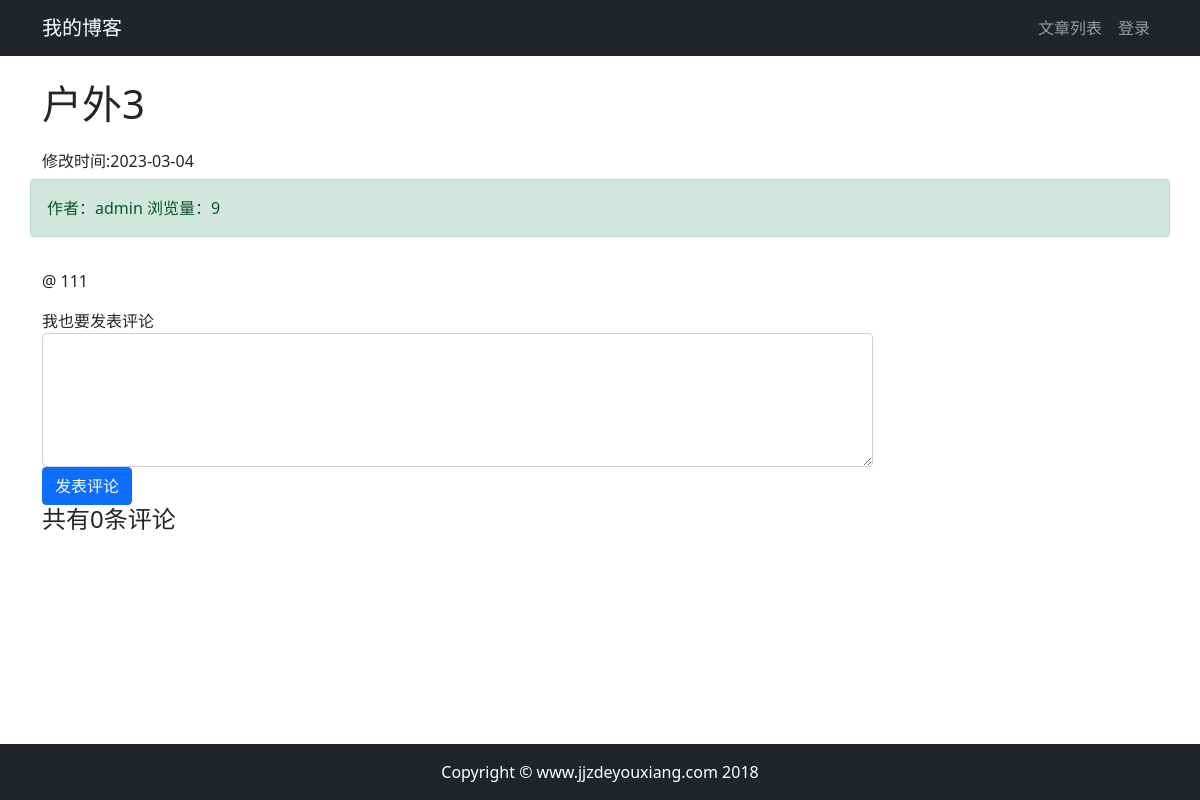
The app's page /article/article_detail/4/, older data.
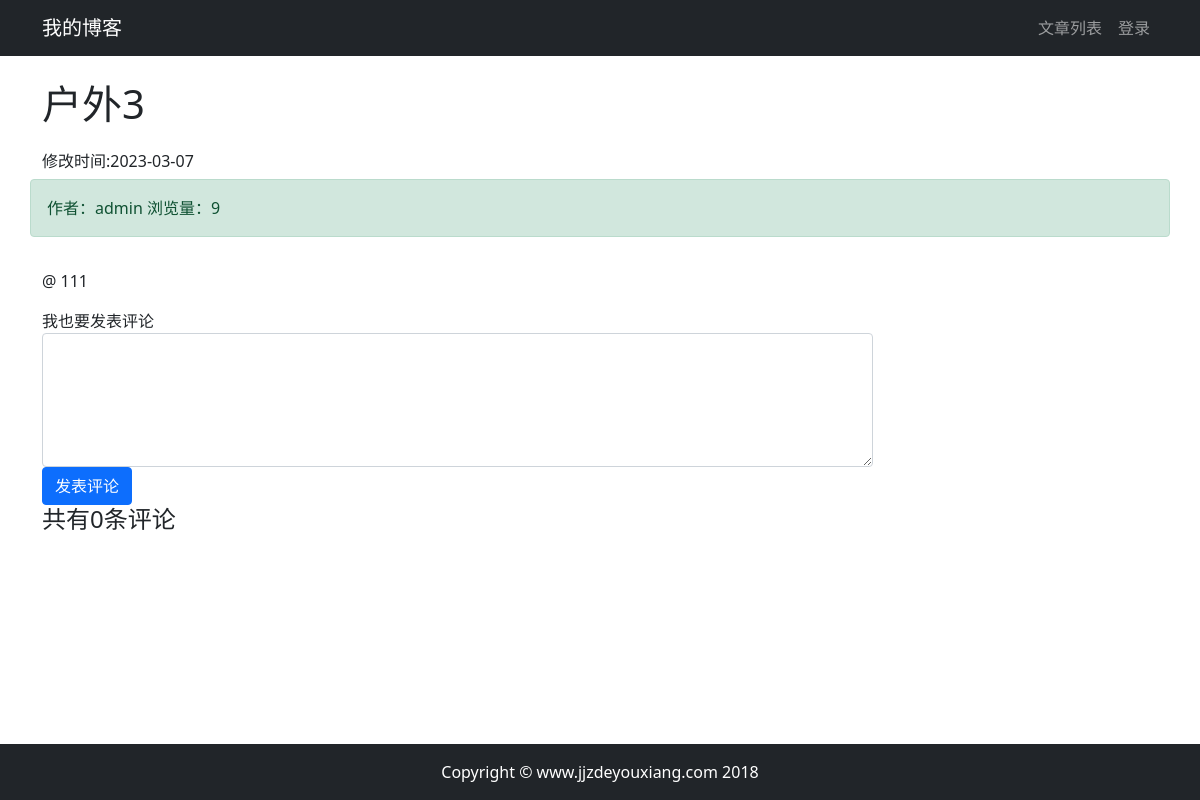
The same page, newer data.
### article/models.py (models this page shows, shortened)
class ArticlePost(models.Model):
    author = models.ForeignKey(User, on_delete=models.CASCADE)
    column = models.ForeignKey(ArticleColumn, on_delete=models.CASCADE,null=True,blank=True,related_name="articles")
    tags = TaggableManager(blank=True)
    total_views = models.PositiveIntegerField(default=0)
    title = models.CharField(max_length=200)
    content = models.TextField()
    created_time = models.DateTimeField(default=timezone.now)
    updated_time = models.DateTimeField(auto_now=True)
    class Meta: # class Meta提供元数据，也就是内部数据，这些信息不是某篇文章私有，而是整张表的共同行为。
        ordering = ('-created_time',)

### article/views.py (the view)
# urls.py: path('article_detail/<int:id>/',views.article_detail,name='article_detail'),
def article_detail(request, id):
    article = ArticlePost.objects.get(id=id)
    article.total_views += 1
    article.save(update_fields=['total_views'])
    md = markdown.Markdown(extensions=[
        'markdown.extensions.extra',
        'markdown.extensions.codehilite',
        'markdown.extensions.toc',
    ])
    article.content = md.convert(article.content)
    article_comments_count = article.article_comment.count()
    context = {'article': article, 'toc': md.toc,'article_comments_count':article_comments_count}
    return render(request, 'article/detail.html', context)

### article/templates/article/detail.html (shortened to what this page needs)
{% extends "base.html" %}
{% block content %}
    <div class="container">
        <div class="row">
            <h1 class="col-12 mt-4 mb-4">{{ article.title }}</h1>
            <h6 class="col-auto text-center">修改时间:{{ article.updated_time|date:'Y-m-d' }}</h6>
            <div class="col-12 alert alert-success">作者：{{ article.author }}
                浏览量：{{ article.total_views }}
            </div>
        </div>
        <div class="row">
            <div class="col-9">
            <p>{{ article.content|safe }}</p>
            <form method="post" action="{% url "comment:create_article_comment" article.id %}">
                <div class="form-group">
                    <label for="comment">我也要发表评论</label>
                    <textarea type="text" class="form-control" id="comment" name="comment" rows="5"
                              cols="4"></textarea>
                </div>
                <button type="submit" class="btn btn-primary">发表评论</button>
            </form>
            <h4>共有{{ article_comments_count }}条评论</h4>
        </div>
        <div class="col-3">
        </div>
        </div>
    </div>
{% endblock content %}

Row changes from the older to the newer data that the page shows:
changed ArticlePost "户外3": updated_time "2023-03-04" → "2023-03-07"
